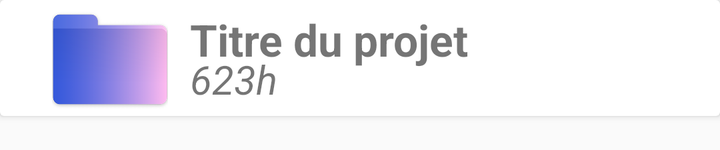
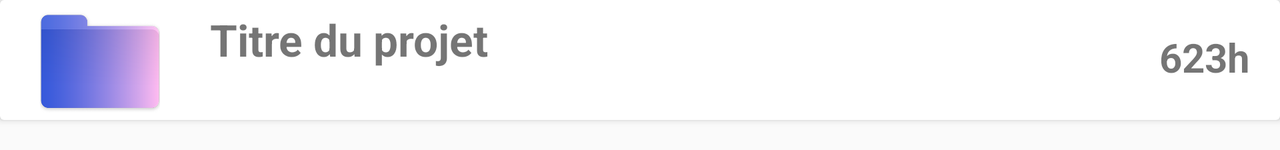

Compare how this app lays out the same screen by default and in its alternative resource folder. The renders come first, then the two layout files and the values they reference.
<!-- AndroidManifest.xml: application theme AppTheme -->
<!-- res/layout/project_list_item.xml -->
<?xml version="1.0" encoding="utf-8"?>
<RelativeLayout
    xmlns:android="http://schemas.android.com/apk/res/android"
    android:orientation="vertical"
    xmlns:app="http://schemas.android.com/apk/res-auto"
    xmlns:tools="http://schemas.android.com/tools"
    android:layout_width="match_parent"
    android:layout_height="75dp">

    <androidx.cardview.widget.CardView
        android:id="@+id/project_list_card_view"
        android:layout_width="match_parent"
        android:layout_height="wrap_content"
        android:clickable="true"
        android:focusable="true"
        android:foreground="?android:attr/selectableItemBackground"
        app:layout_constraintEnd_toEndOf="parent"
        app:layout_constraintStart_toStartOf="parent"
        app:layout_constraintTop_toTopOf="parent">

        <androidx.constraintlayout.widget.ConstraintLayout
            android:id="@+id/coled_layout"
            android:layout_width="match_parent"
            android:layout_height="match_parent"
            android:orientation="horizontal">

            <ImageView
                android:id="@+id/project_imageView"
                android:layout_width="70dp"
                android:layout_height="0dp"
                android:layout_marginLeft="20dp"
                android:src="@drawable/icon_dossier"
                app:layout_constraintBottom_toBottomOf="parent"
                app:layout_constraintLeft_toLeftOf="parent"
                app:layout_constraintTop_toTopOf="parent" />


            <TextView
                android:id="@+id/project_title_textView"
                android:layout_width="180dp"
                android:layout_height="58dp"
                android:ellipsize="end"
                android:maxLines="1"
                android:padding="5dp"
                android:textSize="22sp"
                android:textStyle="bold"
                app:layout_constraintLeft_toRightOf="@+id/project_imageView"
                app:layout_constraintTop_toTopOf="@+id/project_imageView"
                tools:text="Titre du projet" />

            <TextView
                android:id="@+id/number_of_hours_textView"
                android:layout_width="wrap_content"
                android:layout_height="wrap_content"
                android:padding="5dp"
                android:textSize="20sp"
                android:textStyle="italic"
                app:layout_constraintBottom_toBottomOf="@+id/project_imageView"
                app:layout_constraintLeft_toRightOf="@+id/project_imageView"
                tools:text="623h" />

            <ImageView
                android:id="@+id/delete_project"
                android:layout_width="48dp"
                android:layout_height="48dp"
                android:src="@drawable/ic_delete_black_24dp"
                app:layout_constraintBottom_toBottomOf="@+id/project_imageView"
                app:layout_constraintRight_toRightOf="parent"
                app:layout_constraintTop_toTopOf="@+id/project_title_textView" />
        </androidx.constraintlayout.widget.ConstraintLayout>
    </androidx.cardview.widget.CardView>

</RelativeLayout>
<!-- resources referenced by this layout -->
<resources>
  <!-- drawable icon_dossier: png bitmap (drawable-hdpi, 13755 bytes) -->
  <style name="AppTheme" parent="Theme.AppCompat.Light.NoActionBar">
          
          <item name="colorPrimary">@color/colorPrimary</item>
          <item name="colorPrimaryDark">@color/colorPrimaryDark</item>
          <item name="colorAccent">@color/colorAccent</item>
  
          <item name="windowActionBar">false</item>
          <item name="windowNoTitle">true</item>
          <item name="android:windowFullscreen">true</item>
      </style>
  <color name="colorPrimary">#008577</color>
  <color name="colorPrimaryDark">#00574B</color>
  <color name="colorAccent">#D81B60</color>
</resources>
<!-- res/layout-land/project_list_item.xml (the repository's variant of the layout above) -->
<!-- drawn on the phone turned sideways -->
<?xml version="1.0" encoding="utf-8"?>
<RelativeLayout
    xmlns:android="http://schemas.android.com/apk/res/android"
    android:orientation="vertical"
    xmlns:app="http://schemas.android.com/apk/res-auto"
    xmlns:tools="http://schemas.android.com/tools"
    android:layout_width="match_parent"

    android:layout_height="75dp">

    <androidx.cardview.widget.CardView
        android:id="@+id/project_list_cardview"
        android:layout_width="match_parent"
        android:layout_height="wrap_content"
        android:clickable="true"
        android:focusable="true"
        android:foreground="?android:attr/selectableItemBackground"
        app:layout_constraintEnd_toEndOf="parent"
        app:layout_constraintStart_toStartOf="parent"
        app:layout_constraintTop_toTopOf="parent">

        <RelativeLayout
            android:layout_width="match_parent"
            android:layout_height="match_parent"
            android:orientation="horizontal">

            <ImageView
                android:id="@+id/project_imageView"
                android:layout_width="60dp"
                android:layout_height="60dp"
                android:layout_marginLeft="20dp"
                android:src="@drawable/icon_dossier" />

            <TextView
                android:id="@+id/project_title_textView"
                android:layout_width="180dp"
                android:layout_height="58dp"
                android:textSize="22sp"
                android:textStyle="bold"
                android:layout_toRightOf="@+id/project_imageView"
                android:layout_marginLeft="20dp"
                android:padding="5dp"
                android:maxLines="1"
                android:ellipsize="end"
                tools:text="Titre du projet" />

            <TextView
                android:id="@+id/number_of_hours_textView"
                android:layout_width="wrap_content"
                android:layout_height="wrap_content"
                android:layout_margin="5dp"
                android:textSize="20sp"
                android:textStyle="bold"
                android:layout_alignParentRight="true"
                android:padding="10dp"
                tools:text="623h" />
        </RelativeLayout>
    </androidx.cardview.widget.CardView>

</RelativeLayout>
